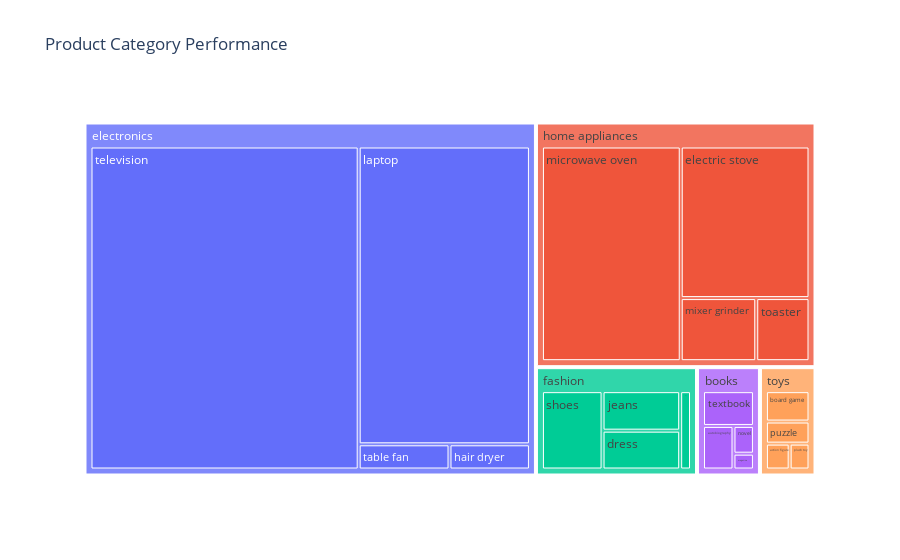

Write notebook code for a chart like this one.
### Code cell
# Treemap - Product Category Performance
fig = px.treemap(df, path=['Category', 'Product'], values='Price', title='Product Category Performance')
fig.show()

### Figure 1 — Plotly figure (JSON) as saved in the notebook; plotly's stock layout.template omitted (floating-point values rounded to 4 significant figures)
{"data": [{"branchvalues": "total", "domain": {"x": [0, 1], "y": [0, 1]}, "hovertemplate": "labels=%{label}<br>Price=%{value}<br>parent=%{parent}<br>id=%{id}<extra></extra>", "ids": ["electronics/table fan", "fashion/dress", "toys/plush toy", "fashion/shoes", "fashion/jeans", "home appliances/microwave oven", "books/autobiography", "home appliances/electric stove", "books/novel", "home appliances/mixer grinder", "books/textbook", "fashion/t-shirt", "toys/action figure", "electronics/laptop", "home appliances/toaster", "toys/puzzle", "toys/board game", "books/magazine", "electronics/television", "electronics/hair dryer", "electronics", "fashion", "toys", "home appliances", "books"], "labels": ["table fan", "dress", "plush toy", "shoes", "jeans", "microwave oven", "autobiography", "electric stove", "novel", "mixer grinder", "textbook", "t-shirt", "action figure", "laptop", "toaster", "puzzle", "board game", "magazine", "television", "hair dryer", "electronics", "fashion", "toys", "home appliances", "books"], "name": "", "parents": ["electronics", "fashion", "toys", "fashion", "fashion", "home appliances", "books", "home appliances", "books", "home appliances", "books", "fashion", "toys", "electronics", "home appliances", "toys", "toys", "books", "electronics", "electronics", "", "", "", "", ""], "type": "treemap", "values": [4200.0, 7360.0, 1480.0, 11600.0, 7490.0, 58000.0, 3710.0, 38000.0, 1584.0, 9270.0, 4950.0, 2075.0, 1770.0, 93600.0, 6540.0, 2775.0, 3815.0, 904.0, 159000.0, 3720.0, 260500.0, 28520.0, 9840.0, 111800.0, 11150.0]}], "layout": {"legend": {"tracegroupgap": 0}, "title": {"text": "Product Category Performance"}}}
